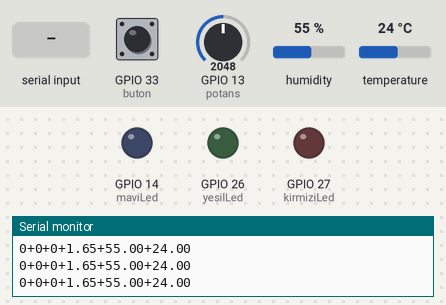
A program run on a simulated ESP32. Shown: output pins drawn as LEDs (lit = HIGH), the last lines printed to the serial monitor. The inputs (shaded band) are chosen by the test bench; at power-on: GPIO 33 (buton) HIGH, GPIO 13 (potans) = 2048, humidity 55 %, temperature 24 °C.

Above: at 1.2 s.
1.3 s: GPIO 33 (buton) pulled LOW for 0.15 s
At 1.9 s:
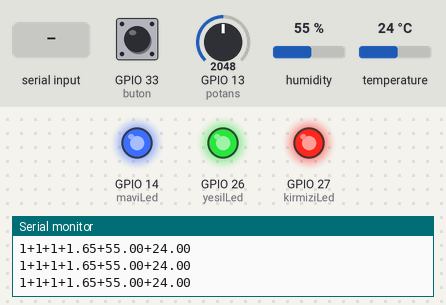
2.9 s: "yesil_led_off" received over Serial
At 5.1 s:
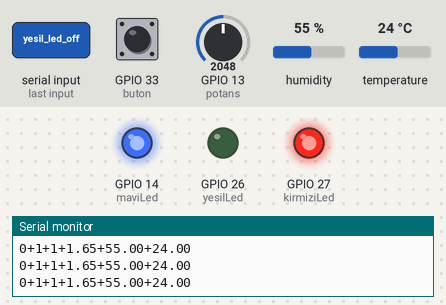
5.5 s: "mavi_led_off" received over Serial
At 7.3 s:
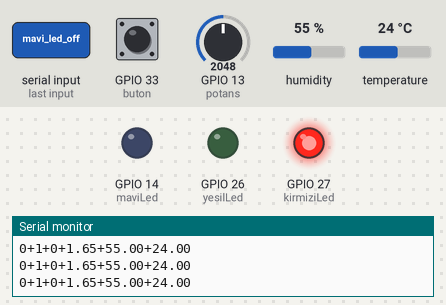
8.0 s: GPIO 33 (buton) pulled LOW for 1 s
At 9.2 s:
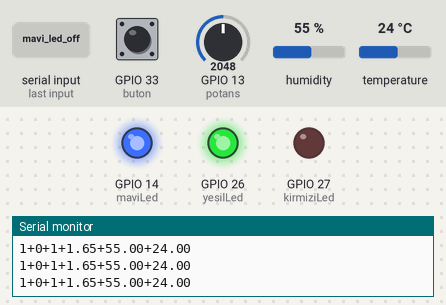
10.5 s: "yesil_led_off" received over Serial
At 12.8 s:
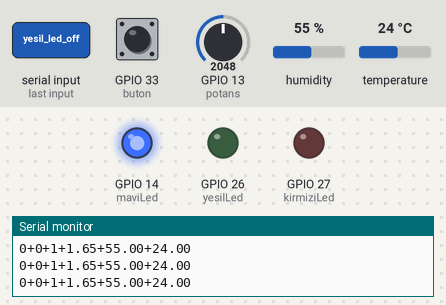
13.1 s: GPIO 33 (buton) pulled LOW for 0.15 s
At 14.2 s:
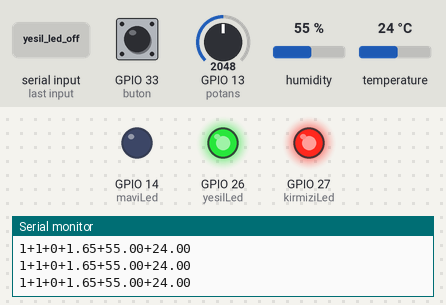
Timing chart, 0 to 15.7 s (numbered marks = the images above; inputs shaded):
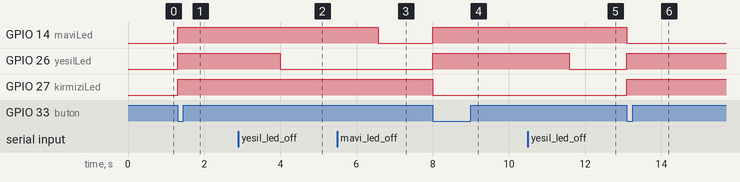

The program:

main.cpp
```cpp
#include <func.h>
// işlemleri bir çekirdekte, seriale veri gönderme ve alma işlemini de başka bir çekirdekte yaptırma fikri.

void setup()
{
  Serial.begin(9600);
  pinMode(buton, INPUT_PULLUP);
  pinMode(yesilLed, OUTPUT);
  pinMode(kirmiziLed, OUTPUT);
  pinMode(maviLed, OUTPUT);
  pinMode(potans, INPUT);

  attachInterrupt(digitalPinToInterrupt(buton), buttonPress, FALLING);
  xTaskCreatePinnedToCore(receiveData, "ledYakSondur", 4096, NULL, 0, NULL, 0);
  dht.begin();
}

void loop()
{
  sendData();
}
```

data.h
```cpp
#define yesilLed 26
#define kirmiziLed 27
#define maviLed 14
#define buton 33
#define potans 13
#define dhtPin 32
#define DHTTYPE DHT11

#include <DHT.h>
#include <DHT_U.h>
#include <Arduino.h>


DHT dht(dhtPin, DHTTYPE);

// Led sınıfı ile led açma kapama değiştirme ve kontrol etmeyi halledebiliriz.
class Led{
    public:
        Led(int pin) : pin_(pin){ } // Yapıcı method oluştur.
        void ac(){
            digitalWrite(pin_, HIGH);
        }
        void kapat(){
            digitalWrite(pin_, LOW);
        }
        int durum(){
            return digitalRead(pin_);
        }
        void degistir(){
            digitalWrite(pin_, !durum());
        }

    private:
        int pin_;

};


Led yesil(yesilLed);
Led kirmizi(kirmiziLed);
Led mavi(maviLed);
```

func.h
```cpp
#include <data.h>

void IRAM_ATTR buttonPress()
{
    // IRAM_ATTR IRAM, ESP32 için dahili bir bellek bölgesidir ve normal RAM'e göre daha hızlıdır.
    // IRAM, sistem çağrıları, interrupt veya diğer kritik işlemler için kullanılabilir.
    // IRAM, bellek sınırlı ESP32 sistemleri için önemlidir çünkü daha hızlı çalışan fonksiyonlar daha az bellek kullanır.
    // IRAM_ATTR macro, IRAM içinde çalışan fonksiyonları tanımlamak için kullanılır.
    // digitalWrite(yesilLed, !digitalRead(yesilLed));
    yesil.degistir();
    kirmizi.degistir();
    mavi.degistir();
}

void accordingPotency()
{
    int potencyValue = analogRead(potans);
    float voltaj = (3.3 / 4095) * potencyValue;
    if (voltaj > 2)
    {
        kirmizi.ac();
    }
    else
    {
        kirmizi.kapat();
    }
}

void receiveData(void *pvParameter)
{
    while (1)
    {

        String emir = Serial.readString();
        if (emir == "yesil_led_on")
        {
            yesil.ac();
        }
        else if (emir == "yesil_led_off")
        {
            yesil.kapat();
        }
        else if (emir == "mavi_led_on")
        {
            mavi.ac();
        }
        else if (emir == "mavi_led_off")
        {
            mavi.kapat();
        }
        else if (emir == "kirmizi_led_on")
        {
            kirmizi.ac();
        }
        else if (emir == "kirmizi_led_off")
        {
            kirmizi.kapat();
        }
    }
}

void sendData()
{
    int yesilLedStatus = yesil.durum();
    int kirmiziLedStatus = kirmizi.durum();
    int potansValue = analogRead(potans);
    float voltaj = (3.3 / 4095) * potansValue;
    int maviLedStatus = mavi.durum();
    Serial.print(yesilLedStatus);
    Serial.print("+");
    Serial.print(kirmiziLedStatus);
    Serial.print("+");
    Serial.print(maviLedStatus);
    Serial.print("+");
    Serial.print(voltaj);
    Serial.print("+");
    Serial.print(dht.readHumidity());
    Serial.print("+");
    Serial.println(dht.readTemperature());
}
```

Measured:
- after the input at 1.3 s, GPIO 14 (maviLed), GPIO 26 (yesilLed), GPIO 27 (kirmiziLed): LOW → HIGH at once
- after the input at 2.9 s, GPIO 26 (yesilLed): HIGH → LOW after 1.1 s
- after the input at 5.5 s, GPIO 14 (maviLed): HIGH → LOW after 1.1 s
- after the input at 8.0 s, GPIO 14 (maviLed), GPIO 26 (yesilLed): LOW → HIGH at once; GPIO 27 (kirmiziLed): HIGH → LOW at once
- after the input at 10.5 s, GPIO 26 (yesilLed): HIGH → LOW after 1.1 s
- after the input at 13.1 s, GPIO 14 (maviLed): HIGH → LOW at once; GPIO 26 (yesilLed), GPIO 27 (kirmiziLed): LOW → HIGH at once
